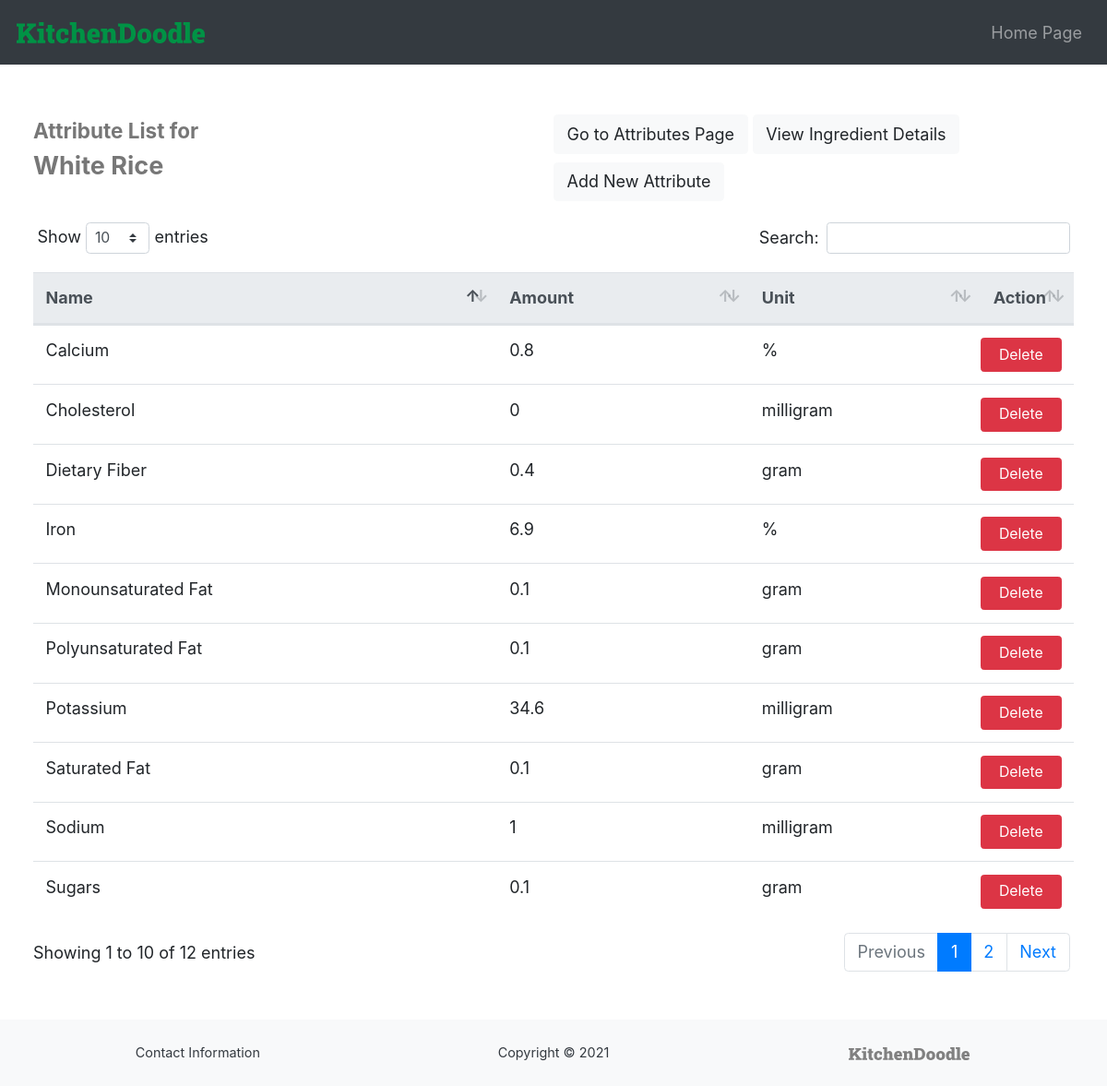
Screenshot of /ingredientAttribute.php?id=1 (signed in) with the database file from the repository.
### tables this page shows
CREATE TABLE `ingredients` (
  `id` int(10) NOT NULL,
  `name` varchar(50) NOT NULL,
  `calories` double NOT NULL,
  `carbs` double NOT NULL,
  `fat` double NOT NULL,
  `protein` double NOT NULL,
  `measurement_unit` varchar(20) NOT NULL,
  `measurement_amount` double NOT NULL,
  `current_amount` double DEFAULT NULL,
  `current_amount_unit` varchar(30) DEFAULT NULL,
  `price` double DEFAULT NULL
);

CREATE TABLE `ingredient_attributes_info` (
  `ingredient_id` int(10) NOT NULL,
  `attribute_id` int(10) NOT NULL,
  `amount` double DEFAULT NULL,
  `unit` varchar(20) DEFAULT NULL
);

CREATE TABLE `ingredient_attributes` (
  `id` int(10) NOT NULL,
  `name` varchar(50) NOT NULL
);

### ingredientAttribute.php (the view, shortened to what this page needs)
    <?php
if(
    isset($_SESSION['emp_email']) &&
    !empty($_SESSION['emp_email'])
){
    $id = $_GET['id'];
    $ingredientName = "";
    try{
        $conn = new PDO("mysql:host=localhost:3306;dbname=kitchendoodle_db;", "root", "");
        $conn->setAttribute(PDO::ATTR_ERRMODE, PDO::ERRMODE_EXCEPTION);
        $querystring = "SELECT * FROM ingredients WHERE id='$id'";
        $returnobj = $conn->query($querystring);
        if($returnobj->rowCount()==1){
            foreach($returnobj as $row){
                $ingredientName = $row['name'];
            }
        }
        else{
            ?>
                <script>location.assign("nutrientInfo.php");</script>
            <?php
        }
    }
    catch(PDOException $ex){
        ?>
            <script>location.assign("nutrientInfo.php");</script>
        <?php
    }
    ?>
    <!DOCTYPE html>
    <html lang="en">
    <head>
        <link rel="stylesheet" href="https://maxcdn.bootstrapcdn.com/bootstrap/4.5.2/css/bootstrap.min.css">
        <link rel="stylesheet" href="https://use.fontawesome.com/releases/v5.7.0/css/all.css">
        <link href="css/style.css" rel="stylesheet">
        <link href="css/style-employee-general.css" rel="stylesheet">
        <link href="css/style-live-search.css" rel="stylesheet">
        <link href="dataTables/dataTables.bootstrap4.min.css" rel="stylesheet">
    </head>
    <body>
        <nav class="navbar navbar-expand-md navbar-dark bg-dark">
            <a href="employeeHome.php" class="navbar-brand"> <img src="images/kd-logo-full-green.svg" alt="KD" class="navbar-brand-image"> </a>
            <div class="navbar-collapse">
                <ul class="navbar-nav ml-auto">
                    <li class="nav-item">
                        <a href="employeeHome.php" class="nav-link" > Home Page </a>
                    </li>
                </ul>
            </div>
        </nav>
        <div class="container-fluid content main-container">
            <div class="d-flex justify-content-between align-items-center flex-columns" style="margin-bottom: 1em;">
                <div>
                    <h5> Attribute List for </h5>
                    <h4>
                        <?php echo $ingredientName; ?>
                    </h4>
                </div>
                <div>
                    <div class="inner-btn-col float-md-right">
                        <a class="btn btn-light" href="nutrientInfo.php"> Go to Attributes Page </a>
                        <a class="btn btn-light" href="ingredientDetailsEmployee.php?id=<?php echo $id ?>" > View Ingredient Details </a>
                        <input type="button" class="btn btn-light" value="Add New Attribute" onclick="showHiddenSection()">
                    </div>
                </div>
            </div>
            <div class="table-responsive">
                <table class="table table-hover" id="dataTable">
                    <thead class="thead-light">
                        <th> Name </th>
                        <th> Amount </th>
                        <th> Unit </th>
                        <th> Action </th>
                    </thead>
                    <tbody>
                        <?php
                            try{
                                $conn = new PDO("mysql:host=localhost:3306;dbname=kitchendoodle_db;", "root", "");
                                $conn->setAttribute(PDO::ATTR_ERRMODE, PDO::ERRMODE_EXCEPTION);
                                $querystring = "SELECT * FROM ingredient_attributes_info WHERE ingredient_id = $id";
                                $returnobj = $conn->query($querystring);
                                $returntable = $returnobj->fetchAll();
                                if($returnobj->rowCount()==0){
                                    ?>
                                        <tr>
                                            <td colspan="4"> No Values Found </td>
                                        </tr>
                                    <?php
                                }
                                else{
                                    foreach($returntable as $rows){
                                        ?>
                                            <tr>
                                                <td>
                                                    <?php
                                                        $attrId = $rows['attribute_id'];
                                                        try{
                                                            $conn = new PDO("mysql:host=localhost:3306;dbname=kitchendoodle_db;", "root", "");
                                                            $conn->setAttribute(PDO::ATTR_ERRMODE, PDO::ERRMODE_EXCEPTION);
                                                            $querystring = "SELECT * FROM ingredient_attributes WHERE id = $attrId";
                                                            $returnobj = $conn->query($querystring);
                                                            if($returnobj->rowCount()==1){
                                                                foreach($returnobj as $innerrow){
                                                                    $attrName = $innerrow['name'];
                                                                }
                                                            }
                                                        }
                                                        catch(PDOException $ex){
                                                        }
                                                        echo $attrName;
                                                    ?>
                                                </td>
                                                <td><?php echo $rows['amount'] ?></td>
                                                <td><?php echo $rows['unit'] ?></td>
                                                <td class="action-tabledata">
                                                    <input type="button" class="btn btn-sm btn-danger btn-fit" value="Delete" onclick="deletefn_ingredientAttribute(<?php echo $id ?>, <?php echo $attrId ?>);">
                                                </td>
                                            </tr>
                                        <?php
                                    }
                                }
                            }
                            catch(PDOException $ex){
                                ?>
                                    <tr>
                                        <td colspan="7"> No Data Found </td>
                                    </tr>
                                <?php
                            }
                        ?>
                    </tbody>
                </table>
            </div>
        </div>
        <footer>
            <div class="row no-gutters text-center text-dark bg-light custom-footer">
                <div class="col-sm-4">
                    Contact Information
                </div>
                <div class="col-sm-4">
                    Copyright © 2021
                </div>
                <div class="col-sm-4">
                    <a href="index.html" class="">
                        <img src="images/kd-logo-full-grey.svg" alt="KD" class="footer-logo">
                    </a>
                </div>
            </div>
        </footer>
    </body>
    </html>
    <?php
}
else{
    ?>
        <script> location.assign("employeeLogin.php") </script>
    <?php
}
?>

### css/style.css (style rules this page uses)
:root { font-size: 18px; --clr-primary-900: #009245; --clr-primary-600: #AFD7A9; --clr-bs-primary: #0275d8; --clr-bs-success: #5cb85c; --clr-bs-info: #5bc0de; --clr-bs-warning: #f0ad4e; --clr-bs-danger: #d9534f; --clr-bs-dark: #292b2c; --clr-bs-light: #f7f7f7; --clr-bs-primary-pop: #007bff; --clr-bs-success-pop: #28a745; --clr-bs-info-pop: #17a2b8; --clr-bs-warning-pop: #ffc107; --clr-bs-danger-pop: #dc3545; --clr-bs-dark-pop: #343a40; --clr-bs-light-pop: #f8f9fa; --clr-bs-success-light: #c3e6cb; --clr-bs-info-light: #d1ecf1; --clr-bs-warning-light: #fff3cd; --clr-bs-danger-light: #f8d7da; --clr-bs-success-deep: #155724; --clr-bs-info-deep: #0c5460; --clr-bs-warning-deep: #856404; --clr-bs-danger-deep: #721c24; --clr-bs-nav-dark: #353b41; --font-roboto-slab: "Roboto Slab", serif; --font-roboto: "Roboto", sans-serif; }
html { height: 100%; width: 100%; }
body { min-height: 100%; display: flex; flex-direction: column; }
.container-fluid { --padding: 1em; padding-left: var(--padding); padding-right: var(--padding); }
nav { min-width: inherit; }
.navbar-brand { padding-bottom: 0.4em; }
.navbar-brand-image { height: 1em; }
.navbar li { padding-left: 0.8em; padding-top: 0.2em; padding-bottom: 0.2em; }
.content { flex: 1 0 auto; }
.custom-footer { font-size: 0.8em; padding: 1.5em; width: 100%; margin-top: auto; flex-shrink: 0; }
.custom-footer div { padding-top: 0.25em; padding-bottom: 0.25em; }
.footer-logo { height: 1em; }
h4 { font-weight: bold; color: var(--clr-bs-nav-dark); }
.action-tabledata { width: 1px; }
.action-tabledata:last-of-type { padding-left: 0em; }
.btn-fit { padding: 0.35em 0.5em; width: 100%; }

### css/style-employee-general.css (style rules this page uses)
.main-container { padding: 2.5em 2em; display: flex; flex-direction: column; }
h4 { font-weight: bold; color: #777; }

### ingredientAttribute.php (style rules this page uses)
.flex-columns { display: flex; flex-direction: row; flex-wrap: wrap; }
.flex-columns>* { flex-basis: calc((850px - 100%) * 999); flex-grow: 1; padding: 0em; }
h5 { font-weight: bold; color: #777; }
.inner-btn-col > * { margin-top: 0.5em; }

### rows the page displays
ingredients: name "White Rice"
ingredient_attributes_info: attribute.name "Saturated Fat", amount "0.1", unit "gram"
ingredient_attributes_info: attribute.name "Polyunsaturated Fat", amount "0.1", unit "gram"
ingredient_attributes_info: attribute.name "Monounsaturated Fat", amount "0.1", unit "gram"
ingredient_attributes_info: attribute.name "Cholesterol", amount "0", unit "milligram"
ingredient_attributes_info: attribute.name "Sodium", amount "1", unit "milligram"
ingredient_attributes_info: attribute.name "Potassium", amount "34.6", unit "milligram"
ingredient_attributes_info: attribute.name "Dietary Fiber", amount "0.4", unit "gram"
ingredient_attributes_info: attribute.name "Sugars", amount "0.1", unit "gram"
ingredient_attributes_info: attribute.name "Calcium", amount "0.8", unit "%"
ingredient_attributes_info: attribute.name "Iron", amount "6.9", unit "%"
